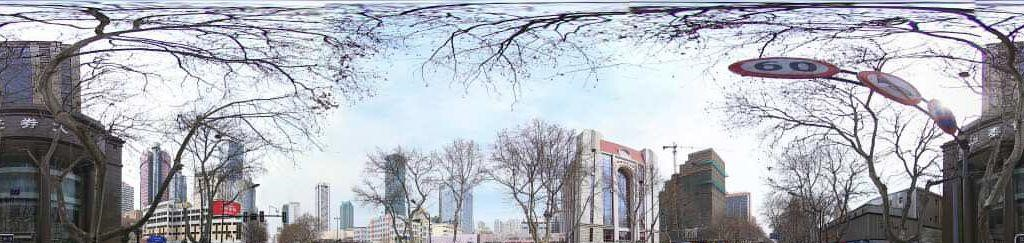
#> input picture images/01002500001403131122034235V.jpg, 1024 x 243 px
$ python -i image_operation.py   (imports and definitions only)
#> lines starting #> are read from the running program, lines starting #| are printed output that depends on the picture
import cv2
import numpy as np
from matplotlib import pyplot as plt
import pymeanshift as pms

def calSvf(img):

	# cal theta parameter in equation
#> called with img = 'images/01002500001403131122034235V.jpg'
	def theta(xf, yf):
		if xf < cx:
			return np.pi / 2 + np.arctan((yf - cy) / (xf - cx))
		else:
			return 3 * np.pi / 2 + np.arctan((yf - cy) / (xf - cx))

	# image circle subset
	# return white pixel count divide whole pixel count
	def pt(i):
		circle_img = np.zeros((h, w), np.uint8)
		cv2.circle(
			circle_img, (int(h / 2), int(w / 2)),
			int(r0 - i * wr),
			1,
			thickness=-1)
		masked_data1 = cv2.bitwise_and(brightness, brightness, mask=circle_img)
		circle_img2 = np.zeros((h, w), np.uint8)
		cv2.circle(
			circle_img2, (int(h / 2), int(w / 2)),
			int(r0 - (i - 1) * wr),
			1,
			thickness=-1)
		masked_data2 = cv2.bitwise_and(brightness, brightness, mask=circle_img2)

		masked_data = cv2.bitwise_not(
			masked_data1, masked_data1, mask=masked_data2)

		unique, count = np.unique(masked_data, return_counts=True)
		t = np.pi * np.power(int(r0 - (i - 1) * wr), 2) - np.pi * np.power(
			int(r0 - i * wr), 2)
		return count[1] / int(t) if len(count)>1 else 0

	# read image
	img1 = cv2.imread(img)
#> img1 is the input picture: shape (243, 1024, 3); mean B, G, R 178.9, 171.5, 168.9
	wc = img1.shape[1]
#> wc = 1024
	hc = img1.shape[0]
#> hc = 243
	r0 = wc / (2 * np.pi)
#> r0 = 163
	cx = cy = r0
#> cx = 163; cy = 163

	# histogram equalization
	# img_yuv = cv2.cvtColor(img1, cv2.COLOR_BGR2YUV)
	# img_yuv[:,:,0] = cv2.equalizeHist(img_yuv[:,:,0])
	# img1 = cv2.cvtColor(img_yuv, cv2.COLOR_YUV2BGR)

	img2 = np.empty([int(2 * r0) + 1, int(2 * r0) + 1, 3])

	# project to fisheye image
	for xf in range(img2.shape[1]):
		for yf in range(img2.shape[0]):
			xc = theta(xf, yf) / (2 * np.pi) * wc
			r = np.sqrt(np.power(xf - cx, 2) + np.power(yf - cy, 2))
			yc = r / r0 * hc
			if xc <= img1.shape[1] and yc <= img1.shape[0]:
				img2[yf][xf] = img1[int(yc)][int(xc)]
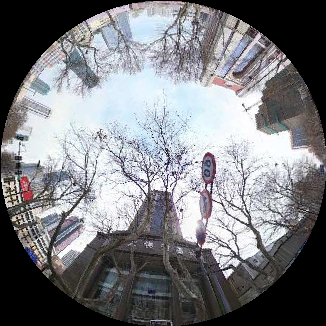
#> img2: shape (326, 326, 3) float64; mean B, G, R 127.6, 123.7, 122.7

	img2 = np.uint8(img2)

	# meanshift segment
#> (the run stopped early here; a loop or call above may not have finished)

$ run again, on images/08db2caeab1dc6dcfb2213da.jpg
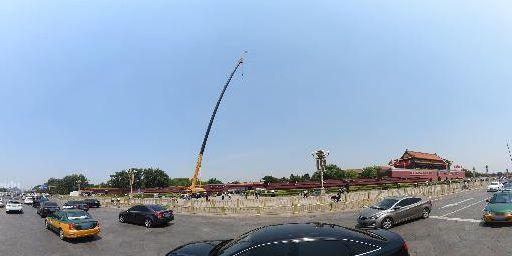
#> input picture images/08db2caeab1dc6dcfb2213da.jpg, 512 x 256 px
#> in calSvf, img1 is the input picture: shape (256, 512, 3); mean B, G, R 188.6, 166.1, 146.6
#> after the loop in calSvf, `for xf in range(img2.shape[1]):`:
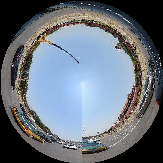
#> img2: shape (163, 163, 3) float64; mean B, G, R 122.7, 112.5, 104

$ run again, on images/09000600121706161241481742K.jpg
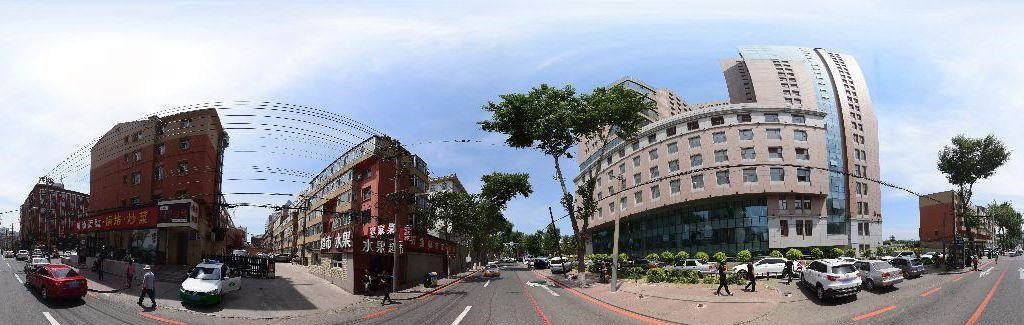
#> input picture images/09000600121706161241481742K.jpg, 1024 x 325 px
#> in calSvf, img1 is the input picture: shape (325, 1024, 3); mean B, G, R 158.3, 150.9, 148.5
#> after the loop in calSvf, `for xf in range(img2.shape[1]):`:
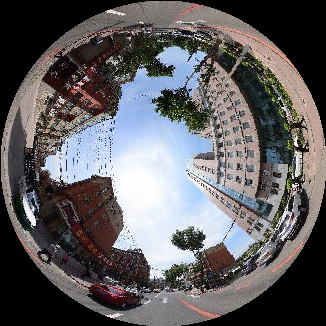
#> img2: shape (326, 326, 3) float64; mean B, G, R 96.9, 94.6, 96.6
